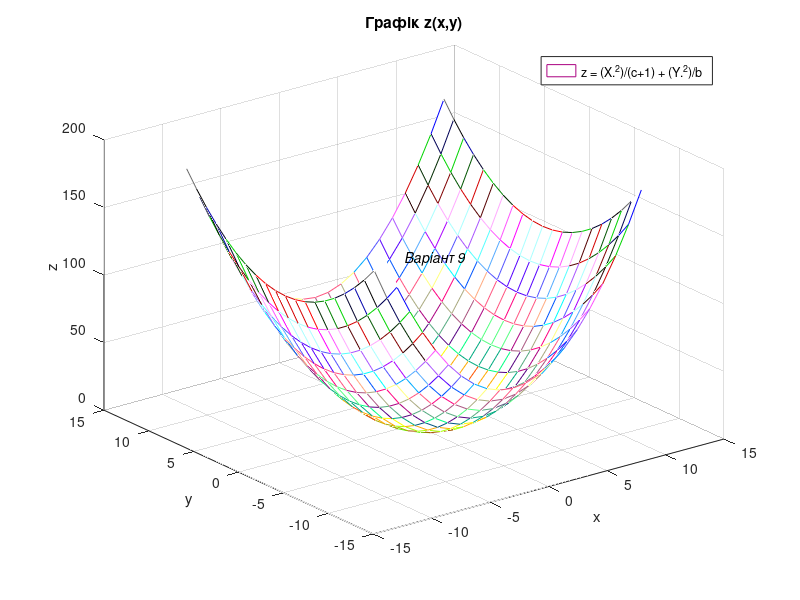
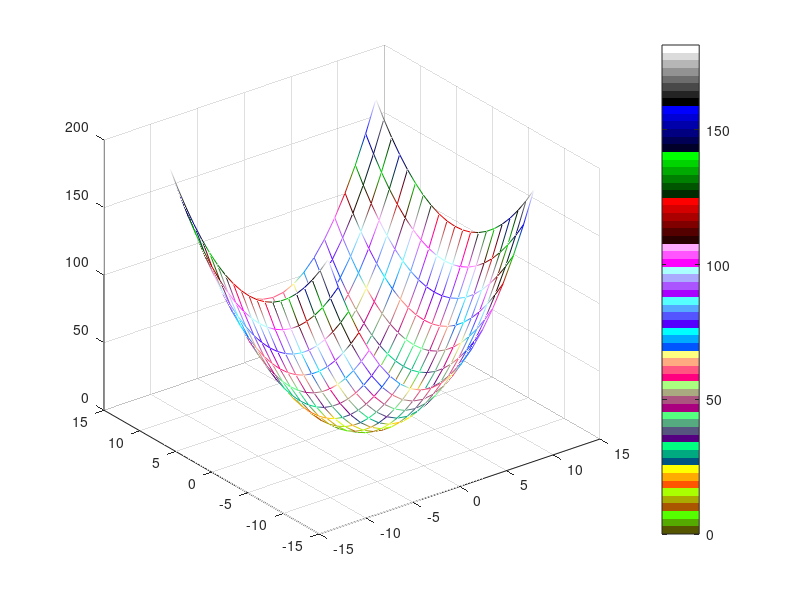

Source code (MATLAB) for these figures, in order:
clear all; clc;
a = 8; b = 2; c = 0; d = 8;

start = -(b + d + 1);
finish = b + d +1;
int = (b + d + 1)/10;

[X,Y] = meshgrid(start:int:finish);
Z = (X.^2)/(c+1) + (Y.^2)/b;


colormap(colorcube)
mesh(X,Y,Z)
xlabel('x')
ylabel('y')
zlabel('z')
title('Графік z(x,y)')
text(-5,-5 ,150,'\it {Варіант 9}')
legend('z = (X.^2)/(c+1) + (Y.^2)/b')
figure;

grid off

mesh(X,Y,Z)
colormap(colorcube)
shading interp
colorbar